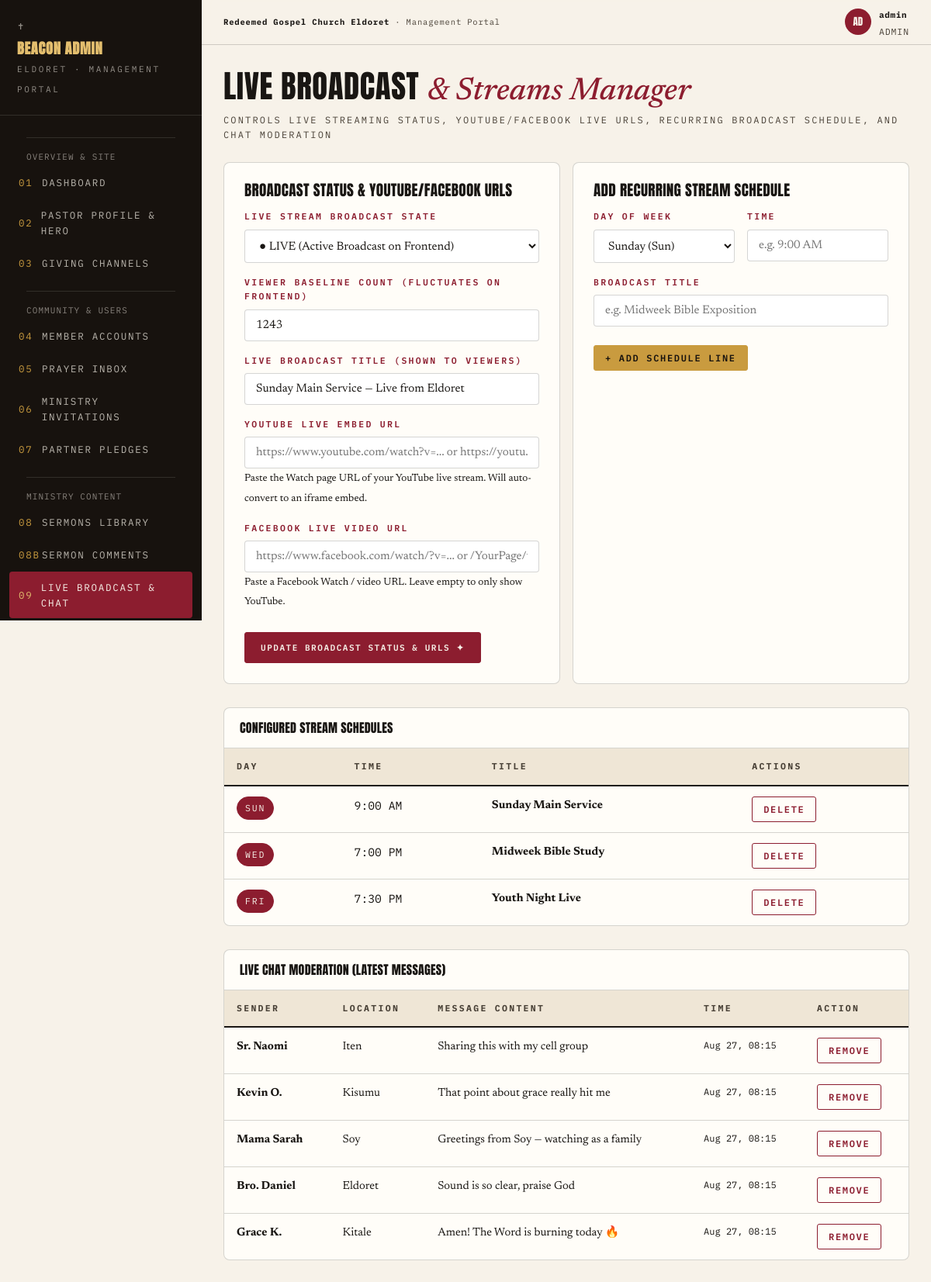
/admin/live.php (signed in), run on the app's committed database.
### tables this page shows
CREATE TABLE IF NOT EXISTS `live_schedule` (
    `id` INT AUTO_INCREMENT PRIMARY KEY,
    `day_code` VARCHAR(10) NOT NULL,
    `stream_time` VARCHAR(50) NOT NULL,
    `title` VARCHAR(255) NOT NULL,
    `is_active` TINYINT(1) NOT NULL DEFAULT 1,
    `sort_order` INT NOT NULL DEFAULT 0
);

CREATE TABLE IF NOT EXISTS `live_chat_messages` (
    `id` INT AUTO_INCREMENT PRIMARY KEY,
    `user_id` INT DEFAULT NULL,
    `sender_name` VARCHAR(100) NOT NULL,
    `location` VARCHAR(100) DEFAULT '',
    `message` VARCHAR(255) NOT NULL,
    `is_admin` TINYINT(1) NOT NULL DEFAULT 0,
    `created_at` DATETIME DEFAULT CURRENT_TIMESTAMP,
    FOREIGN KEY (`user_id`) REFERENCES `users`(`id`) ON DELETE SET NULL
);

### config/functions.php (called while the page is built, shortened)
<?php
function esc($string) {
    return htmlspecialchars((string)($string ?? ''), ENT_QUOTES, 'UTF-8');
}
function db_fetch_all($sql, $types = "", $params = []) {
    global $db;
    $stmt = mysqli_stmt_init($db);
    if (!mysqli_stmt_prepare($stmt, $sql)) {
        error_log("DB Fetch All Prepare Failed: " . mysqli_error($db) . " Query: " . $sql);
        return [];
    }
    mysqli_stmt_execute($stmt);
    $result = mysqli_stmt_get_result($stmt);
    $rows = [];
    if ($result) {
        while ($row = mysqli_fetch_assoc($result)) {
            $rows[] = $row;
        }
    }
    return $rows;
}
function get_all_settings() {
    static $settings = null;
    if ($settings === null) {
        $rows = db_fetch_all("SELECT setting_key, setting_value FROM site_settings");
        $settings = [];
        foreach ($rows as $r) {
            $settings[$r['setting_key']] = $r['setting_value'];
        }
    }
    return $settings;
}
function get_setting($key, $default = '') {
    $settings = get_all_settings();
    return $settings[$key] ?? $default;
}

### admin/live.php (the view, shortened to what this page needs)
<?php
require_once __DIR__ . '/includes/admin_header.php';
$isLive = (bool)get_setting('stream_is_live', '1');
$streamViewers = (int)get_setting('stream_viewers', '1243');
$streamYoutube = (string)get_setting('stream_youtube_url', '');
$streamFacebook = (string)get_setting('stream_facebook_url', '');
$liveTitle = (string)get_setting('live_title', 'Sunday Main Service — Live from Eldoret');
$schedules = db_fetch_all("SELECT * FROM live_schedule ORDER BY sort_order ASC, id ASC");
$chatMessages = db_fetch_all("SELECT * FROM live_chat_messages ORDER BY id DESC LIMIT 20");
?>
<div class="phead">
  <div>
    <h2>Live Broadcast <span class="ser">&amp; Streams Manager</span></h2>
    <p>Controls live streaming status, YouTube/Facebook live URLs, recurring broadcast schedule, and chat moderation</p>
  </div>
</div>
<div class="cards4" style="grid-template-columns: 1fr 1fr; margin-bottom: 30px;">
  <div class="tblwrap" style="padding:26px;">
    <h4 style="font-size:1.2rem;margin-bottom:16px;">Broadcast Status &amp; YouTube/Facebook URLs</h4>
    <form method="post">
      <div class="field">
        <label>Live Stream Broadcast State</label>
        <select name="stream_is_live">
          <option value="1" <?= $isLive ? 'selected' : '' ?>>● LIVE (Active Broadcast on Frontend)</option>
        </select>
      </div>
      <div class="field">
        <label>Viewer Baseline Count (Fluctuates on frontend)</label>
        <input type="number" name="stream_viewers" value="<?= $streamViewers ?>" required>
      </div>
      <div class="field">
        <label>Live Broadcast Title (Shown to viewers)</label>
        <input type="text" name="live_title" value="<?=esc($liveTitle)?>" placeholder="Sunday Main Service — Live from Eldoret">
      </div>
      <div class="field">
        <label>YouTube Live Embed URL</label>
        <input type="text" name="stream_youtube_url" value="<?=esc($streamYoutube)?>" placeholder="https://www.youtube.com/watch?v=... or https://youtu.be/...">
        <small>Paste the Watch page URL of your YouTube live stream. Will auto-convert to an iframe embed.</small>
      </div>
      <div class="field">
        <label>Facebook Live Video URL</label>
        <input type="text" name="stream_facebook_url" value="<?=esc($streamFacebook)?>" placeholder="https://www.facebook.com/watch/?v=... or /YourPage/videos/...">
        <small>Paste a Facebook Watch / video URL. Leave empty to only show YouTube.</small>
      </div>
      <button type="submit" class="btn" style="margin-top:10px;">Update Broadcast Status &amp; URLs ✦</button>
    </form>
  </div>
  <div class="tblwrap" style="padding:26px;">
    <h4 style="font-size:1.2rem;margin-bottom:16px;">Add Recurring Stream Schedule</h4>
    <form method="post">
      <div class="mrow2">
        <div class="field">
          <label>Day of Week</label>
          <select name="day_code">
            <option value="Sun">Sunday (Sun)</option>
          </select>
        </div>
        <div class="field">
          <label>Time</label>
          <input type="text" name="stream_time" placeholder="e.g. 9:00 AM" required>
        </div>
      </div>
      <div class="field">
        <label>Broadcast Title</label>
        <input type="text" name="title" placeholder="e.g. Midweek Bible Exposition" required>
      </div>
      <button type="submit" class="btn sm gold" style="margin-top:8px;">+ Add Schedule Line</button>
    </form>
  </div>
</div>
<div class="tblwrap" style="margin-bottom:30px;">
  <div style="padding:18px 20px;border-bottom:1px solid var(--line);">
    <h4>Configured Stream Schedules</h4>
  </div>
  <table>
    <thead>
      <tr>
        <th>Day</th>
        <th>Time</th>
        <th>Title</th>
        <th>Actions</th>
      </tr>
    </thead>
    <tbody>
      <?php foreach ($schedules as $sch): ?>
        <tr>
          <td><span class="chip wine"><?= esc($sch['day_code']) ?></span></td>
          <td class="mono"><?= esc($sch['stream_time']) ?></td>
          <td><b><?= esc($sch['title']) ?></b></td>
          <td>
            <form method="post" style="display:inline;" onsubmit="return confirm('Remove this schedule item?');">
              <button type="submit" class="btn sm danger">Delete</button>
            </form>
          </td>
        </tr>
      <?php endforeach; ?>
    </tbody>
  </table>
</div>
<div class="tblwrap">
  <div style="padding:18px 20px;border-bottom:1px solid var(--line);">
    <h4>Live Chat Moderation (Latest Messages)</h4>
  </div>
  <table>
    <thead>
      <tr>
        <th>Sender</th>
        <th>Location</th>
        <th>Message Content</th>
        <th>Time</th>
        <th>Action</th>
      </tr>
    </thead>
    <tbody>
      <?php if (empty($chatMessages)): ?>
        <tr><td colspan="5" style="text-align:center;padding:20px;">No chat messages.</td></tr>
      <?php else: ?>
        <?php foreach ($chatMessages as $msg): ?>
          <tr>
            <td><b><?= esc($msg['sender_name']) ?></b></td>
            <td><?= esc($msg['location']) ?></td>
            <td><?= esc($msg['message']) ?></td>
            <td class="mono" style="font-size:12px;"><?= date('M d, H:i', strtotime($msg['created_at'])) ?></td>
            <td>
              <form method="post" style="display:inline;" onsubmit="return confirm('Delete this message?');">
                <button type="submit" class="btn sm danger">Remove</button>
              </form>
            </td>
          </tr>
        <?php endforeach; ?>
      <?php endif; ?>
    </tbody>
  </table>
</div>
<?php require_once __DIR__ . '/includes/admin_footer.php'; ?>

### assets/css/admin.css (style rules this page uses)
:root { --paper: #F7F2E9; --paper2: #EFE6D6; --card: #FFFDF8; --ink: #191613; --ink2: #4A4238; --warmdark: #17120E; --wine: #8C1D2F; --pine: #274D3D; --gold: #C99B3F; --gold2: #E3BE6E; --line: rgba(25, 22, 19, 0.18); --disp: "Anton", sans-serif; --ser: "Newsreader", serif; --mono: "IBM Plex Mono", monospace; }
* { margin: 0; padding: 0; box-sizing: border-box; }
body { background: var(--paper); color: var(--ink); font-family: var(--ser); font-size: 16px; line-height: 1.6; }
button { font-family: var(--mono); cursor: pointer; }
h1, h2, h3, h4 { font-family: var(--disp); font-weight: 400; text-transform: uppercase; line-height: 0.95; letter-spacing: 0.015em; }
.ser { font-family: var(--ser); font-style: italic; text-transform: none; font-weight: 500; letter-spacing: 0; }
.mono { font-family: var(--mono); }
.btn { display: inline-flex; align-items: center; gap: 8px; background: var(--wine); color: var(--paper); border: 1px solid var(--wine); font-size: 11px; letter-spacing: 0.14em; text-transform: uppercase; font-weight: 600; padding: 12px 20px; border-radius: 3px; transition: 0.25s; cursor: pointer; }
.btn.gold { background: var(--gold); border-color: var(--gold); color: var(--warmdark); }
.btn.sm { padding: 8px 14px; font-size: 12px; }
.btn.danger { background: transparent; border-color: var(--wine); color: var(--wine); }
.chip { display: inline-block; font-family: var(--mono); font-size: 11.5px; letter-spacing: 0.16em; text-transform: uppercase; padding: 5px 10px; border-radius: 99px; border: 1px solid var(--line); color: var(--ink2); }
.chip.wine { background: var(--wine); border-color: var(--wine); color: var(--paper); }
.field { margin-bottom: 16px; }
.field label { display: block; font-family: var(--mono); font-size: 11.5px; letter-spacing: 0.2em; text-transform: uppercase; color: var(--wine); margin-bottom: 7px; font-weight: 600; }
.field input, .field select, .field textarea { width: 100%; background: #fff; border: 1px solid var(--line); border-radius: 4px; padding: 12px 14px; font-family: var(--ser); font-size: 0.95rem; color: var(--ink); }
.phead { display: flex; align-items: flex-end; justify-content: space-between; gap: 16px; flex-wrap: wrap; margin-bottom: 26px; }
.phead h2 { font-size: clamp(1.8rem, 3.4vw, 2.6rem); }
.phead h2 .ser { color: var(--wine); }
.phead p { font-family: var(--mono); font-size: 12px; letter-spacing: 0.18em; text-transform: uppercase; color: var(--ink2); margin-top: 6px; }
.cards4 { display: grid; grid-template-columns: repeat(4, 1fr); gap: 16px; margin-bottom: 26px; }
.tblwrap { background: var(--card); border: 1px solid var(--line); border-radius: 8px; overflow-x: auto; }
table { width: 100%; border-collapse: collapse; font-size: 0.92rem; }
th { font-family: var(--mono); font-size: 11.5px; letter-spacing: 0.2em; text-transform: uppercase; color: var(--ink2); text-align: left; padding: 14px 16px; border-bottom: 2px solid var(--ink); background: var(--paper2); }
td { padding: 13px 16px; border-bottom: 1px solid var(--line); vertical-align: top; }
tr:last-child td { border-bottom: none; }
.mrow2 { display: grid; grid-template-columns: 1fr 1fr; gap: 16px; }

### data on the page
live_schedule: day_code "SUN", stream_time "9:00 AM", title "Sunday Main Service"
live_schedule: day_code "WED", stream_time "7:00 PM", title "Midweek Bible Study"
live_schedule: day_code "FRI", stream_time "7:30 PM", title "Youth Night Live"
live_chat_messages: sender_name "Sr. Naomi", location "Iten", message "Sharing this with my cell group", created_at "Aug 27, 08:15"
live_chat_messages: sender_name "Kevin O.", location "Kisumu", message "That point about grace really hit me", created_at "Aug 27, 08:15"
live_chat_messages: sender_name "Mama Sarah", location "Soy", message "Greetings from Soy — watching as a family", created_at "Aug 27, 08:15"
live_chat_messages: sender_name "Bro. Daniel", location "Eldoret", message "Sound is so clear, praise God", created_at "Aug 27, 08:15"
live_chat_messages: sender_name "Grace K.", location "Kitale", message "Amen! The Word is burning today 🔥", created_at "Aug 27, 08:15"

### other printed values
substr($adminUser['username'], 0, 2) "AD"
$adminUser['username'] "admin"
$adminUser['role'] "ADMIN"
